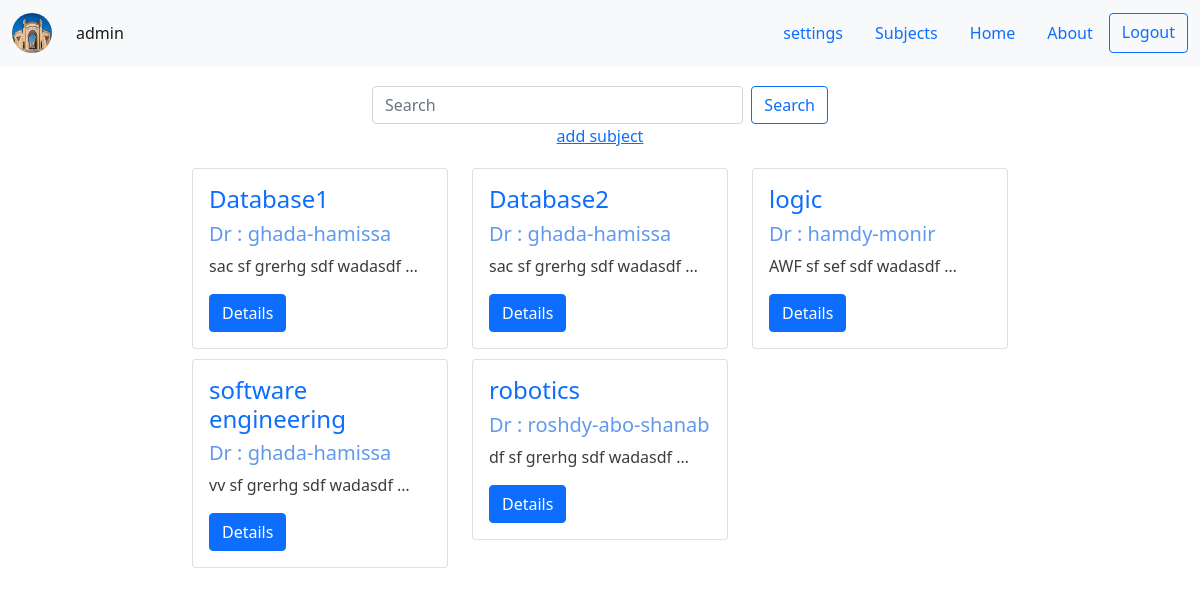
The app's page /accounts/subjects/ (signed in) with its own data.
### accounts/models.py (models this page shows, shortened)
class Profile(models.Model):
    user = models.OneToOneField(User, related_name='user_profile', on_delete=models.CASCADE)
    image = models.ImageField(upload_to='profile/' , blank=True, null=True)
    national_id = models.CharField(max_length=14 ,unique=False)
    phone_number = models.CharField(max_length=11 , blank=True, null=True)
    address = models.CharField(max_length=100 , blank=True, null=True)
    department = models.ForeignKey(Department,related_name='d', on_delete=models.CASCADE,null=True,blank=True)
    grade = models.ForeignKey(Grade,related_name='g', on_delete=models.CASCADE, null=True,blank=True)
    branch = models.ForeignKey(Branch,related_name='b', on_delete=models.CASCADE, null=True,blank=True)

### subjects/models.py (models this page shows, shortened)
class Subject(models.Model):
    subject_name = models.CharField(max_length=100)
    description = models.TextField(max_length=1000)
    doctor_name = models.ForeignKey(Doctor,related_name='doc', on_delete=models.CASCADE, null=True,blank=True)
    doctor_username = models.CharField(max_length=100 ,unique=False)
    department = models.ForeignKey(Department,related_name='depart', on_delete=models.CASCADE,null=True,blank=True)
    grade = models.ForeignKey(Grade,related_name='gra', on_delete=models.CASCADE, null=True,blank=True)
    branch = models.ForeignKey(Branch,related_name='bra', on_delete=models.CASCADE, null=True,blank=True)

class Doctor(models.Model):
    doctor_name = models.CharField(max_length=200)
    slug = models.SlugField(max_length=255, unique=True,null=True)
    def __str__(self):
        return self.slug

### accounts/views.py (the view)
# urls.py: path("subjects/", subjects, name="subjects"),
def subjects(request):
    profile = Profile.objects.get(user = request.user)
    if request.user.is_superuser:
        subjects = Subject.objects.all()
    elif request.user.is_staff:
        subjects = Subject.objects.filter(doctor_username=request.user.username)
    elif request.user.is_authenticated:
        subjects = Subject.objects.filter(grade=profile.grade , department=profile.department,branch=profile.branch)
    return render(request,'accounts/subject_list.html', {'subjects':subjects,'profile':profile})

### accounts/templates/accounts/subject_list.html
{% extends 'base2.html' %}
{% load static %}
{% block profileimage %}
    <a class="navbar-brand" href="{% url 'accounts:profile-settings' %}">
        <img class="nav_img" src="/media/{{profile.image}}" alt="" width="40" height="40">
    </a>
{% endblock profileimage %}
{% block profilename %}
    <li class="nav-item">
        <a class="nav-link active" aria-current="page"
        href="{% url 'accounts:profile-settings' %}">{{profile.user}}</a>
    </li>
{% endblock profilename %}
{% block body %}
<div class="container search-container">
    <form method="GET" class="d-flex">
        <input class="form-control me-2" type="search" placeholder="Search" aria-label="Search" name="search-area">
        <button class="btn btn-outline-primary" type="submit">Search</button>
    </form>
    {% if request.user.is_superuser %}
    <a href="{% url 'settings:subject-create' %}">add subject</a>
    {% endif %}
</div>
<div class="container cards-container">
    <div class="row">
        {% for subject in subjects %}
        <div class="col-sm-4 row-change">
            <div class="card">
                <div class="card-body">
                    <h4 class="card-title card-h4-change">{{subject.subject_name}}</h4>
                    <h5 class="card-h5-change">Dr : <span>{{subject.doctor_name}}</span></h5>
                    <p class="card-text card-p-change" placeholder="{{subject.description}}">
                        {{subject.description|safe|truncatewords:5}}</p>
                    <a href="{% url 'subjects:lectures' subject.id %}" class="btn btn-primary">Details</a>
                </div>
            </div>
        </div>
        {% endfor %}
    </div>
</div>
{% endblock body %}

### static/css/style.css (style rules this page uses)
body { background-color:#ffffff }
.nav_img { width: 40px; height: 40px; border-radius: 50%; }
.search-container { margin-top: 20px; width: 40%; text-align: center; }
.cards-container { margin-top: 20px; width: 70%; }
.row-change { margin-bottom: 10px; }
.card-h4-change { color: #0d6efd; }
.card-h5-change { color: #6199ec; }
.card-p-change { color: #3a3c3f; }

### records on screen
Profile: image (picture), user "admin"
Subject: subject_name "Database1", doctor_name "ghada-hamissa", description "sac sf grerhg sdf wadasdf …"
Subject: subject_name "Database2", doctor_name "ghada-hamissa", description "sac sf grerhg sdf wadasdf …"
Subject: subject_name "logic", doctor_name "hamdy-monir", description "AWF sf sef sdf wadasdf …"
Subject: subject_name "software engineering", doctor_name "ghada-hamissa", description "vv sf grerhg sdf wadasdf …"
Subject: subject_name "robotics", doctor_name "roshdy-abo-shanab", description "df sf grerhg sdf wadasdf …"
